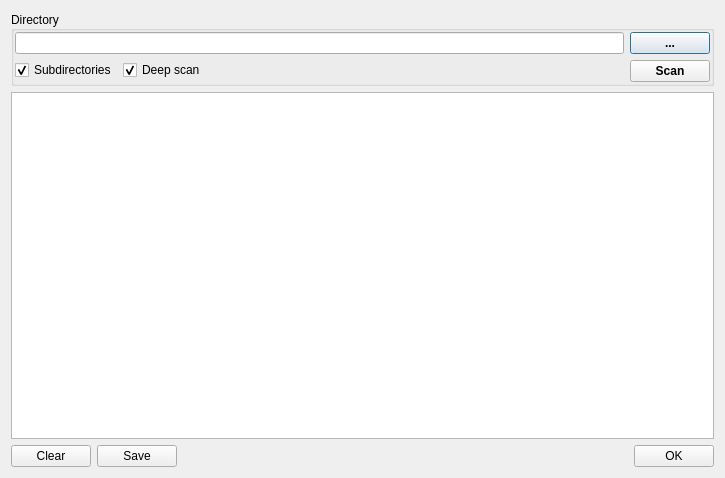
<?xml version="1.0" encoding="UTF-8"?>
<ui version="4.0">
 <class>DialogDIEScanDirectory</class>
 <widget class="QDialog" name="DialogDIEScanDirectory">
  <property name="windowModality">
   <enum>Qt::ApplicationModal</enum>
  </property>
  <property name="geometry">
   <rect>
    <x>0</x>
    <y>0</y>
    <width>725</width>
    <height>478</height>
   </rect>
  </property>
  <property name="windowTitle">
   <string>Directory scan</string>
  </property>
  <property name="modal">
   <bool>true</bool>
  </property>
  <layout class="QVBoxLayout" name="verticalLayout_2">
   <item>
    <widget class="QGroupBox" name="groupBoxDirectory">
     <property name="title">
      <string>Directory</string>
     </property>
     <property name="alignment">
      <set>Qt::AlignLeading|Qt::AlignLeft|Qt::AlignVCenter</set>
     </property>
     <layout class="QHBoxLayout" name="horizontalLayout_2">
      <property name="leftMargin">
       <number>1</number>
      </property>
      <property name="topMargin">
       <number>1</number>
      </property>
      <property name="rightMargin">
       <number>1</number>
      </property>
      <property name="bottomMargin">
       <number>1</number>
      </property>
      <item>
       <layout class="QVBoxLayout" name="verticalLayout_3">
        <item>
         <widget class="QLineEdit" name="lineEditDirectoryName"/>
        </item>
        <item>
         <layout class="QHBoxLayout" name="horizontalLayout">
          <item>
           <widget class="QCheckBox" name="checkBoxScanSubdirectories">
            <property name="text">
             <string>Subdirectories</string>
            </property>
            <property name="checked">
             <bool>true</bool>
            </property>
           </widget>
          </item>
          <item>
           <widget class="QCheckBox" name="checkBoxDeepScan">
            <property name="text">
             <string>Deep scan</string>
            </property>
            <property name="checked">
             <bool>true</bool>
            </property>
           </widget>
          </item>
          <item>
           <spacer name="horizontalSpacer">
            <property name="orientation">
             <enum>Qt::Horizontal</enum>
            </property>
            <property name="sizeHint" stdset="0">
             <size>
              <width>158</width>
              <height>20</height>
             </size>
            </property>
           </spacer>
          </item>
         </layout>
        </item>
       </layout>
      </item>
      <item>
       <layout class="QVBoxLayout" name="verticalLayout">
        <item>
         <widget class="QPushButton" name="pushButtonOpenDirectory">
          <property name="font">
           <font>
            <weight>75</weight>
            <bold>true</bold>
           </font>
          </property>
          <property name="text">
           <string notr="true">...</string>
          </property>
         </widget>
        </item>
        <item>
         <widget class="QPushButton" name="pushButtonScan">
          <property name="font">
           <font>
            <weight>75</weight>
            <bold>true</bold>
           </font>
          </property>
          <property name="text">
           <string>Scan</string>
          </property>
         </widget>
        </item>
       </layout>
      </item>
     </layout>
    </widget>
   </item>
   <item>
    <widget class="QTextBrowser" name="textBrowserResult">
     <property name="acceptDrops">
      <bool>false</bool>
     </property>
     <property name="readOnly">
      <bool>true</bool>
     </property>
    </widget>
   </item>
   <item>
    <layout class="QHBoxLayout" name="horizontalLayout_3">
     <item>
      <widget class="QPushButton" name="pushButtonClear">
       <property name="text">
        <string>Clear</string>
       </property>
      </widget>
     </item>
     <item>
      <widget class="QPushButton" name="pushButtonSave">
       <property name="text">
        <string>Save</string>
       </property>
      </widget>
     </item>
     <item>
      <spacer name="horizontalSpacer_2">
       <property name="orientation">
        <enum>Qt::Horizontal</enum>
       </property>
       <property name="sizeHint" stdset="0">
        <size>
         <width>40</width>
         <height>20</height>
        </size>
       </property>
      </spacer>
     </item>
     <item>
      <widget class="QPushButton" name="pushButtonOK">
       <property name="text">
        <string>OK</string>
       </property>
      </widget>
     </item>
    </layout>
   </item>
  </layout>
 </widget>
 <resources/>
 <connections/>
</ui>
